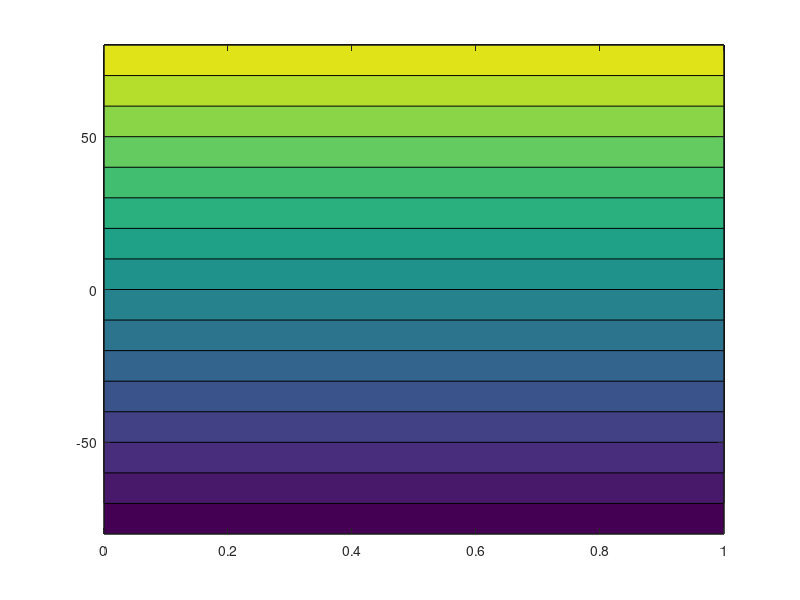

The MATLAB script that drew this image: (Note: this script raises an error after producing the figure.)
% color bar bottom this code makes a thin color bar at the bottom

delta=10
cmin=-80
cmax=80

j=axes;
[cs,h]=contourf([0 1],[cmin:delta:cmax],[[1 1]'*[cmin:delta:cmax]]',[cmin:delta:cmax]);
set(h,'edgecolor','none');
hold on

set(j,'pos',[0.1 0.05 0.02 0.9],'tickdir','out','xtick',[],'ytick',[cmin:delta:cmax],'ticklen',[0 0])
ylabel('W/m^2')
[cs1,h1]=contour([0 1],[cmin:delta:cmax],[[1 1]'*[cmin:delta:cmax]]',[delta:delta:cmax],'k-');
[cs2,h2]=contour([0 1],[cmin:delta:cmax],[[1 1]'*[cmin:delta:cmax]]',[cmin:delta:0],'k-');
set(h1,'linew',1)
set(h2,'linew',0.5)
caxis([cmin cmax])
